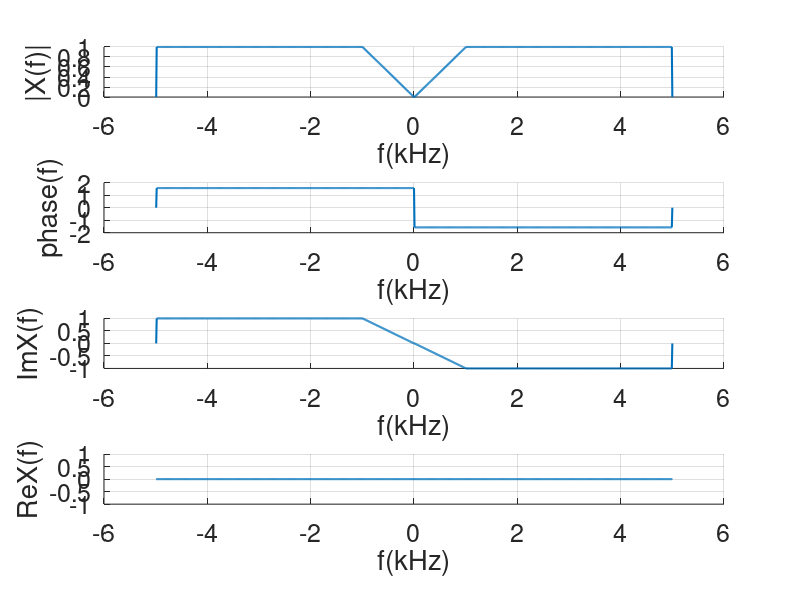

This figure's MATLAB source:
clear
close all
clc

f=100;

Sa=[0,ones(1,f*4),(1:-1/f:0),(0:1/f:1),ones(1,f*4),0];
Sp=[0,(pi/2)*ones(1,1+f*5),(-pi/2)*ones(1,1+f*5),0]
Sx=Sa.*exp(i.*Sp);

t=10/length(Sa);
y=(-5+t:t:5)

figure(1);
subplot(4,1,1);
plot(y,Sa,'LineWidth',1.5)
grid on;
set(gca, "fontsize", 18);
set(gca, 'box', 'off')
xlabel("f(kHz)")
ylabel("|X(f)|")

subplot(4,1,2);
plot(y,Sp,'LineWidth',1.5)
grid on;
set(gca, "fontsize", 18);
set(gca, 'box', 'off')
xlabel("f(kHz)")
ylabel("phase(f)")


subplot(4,1,3);
plot(y,imag(Sx),'LineWidth',1.5)
grid on;
set(gca, "fontsize", 18);
set(gca, 'box', 'off')
xlabel("f(kHz)")
ylabel("Im{X(f)}")

subplot(4,1,4);
plot(y,zeros(1,length(y)),'LineWidth',1.5)
grid on;
set(gca, "fontsize", 18);
set(gca, 'box', 'off')
xlabel("f(kHz)")
ylabel("Re{X(f)}")
